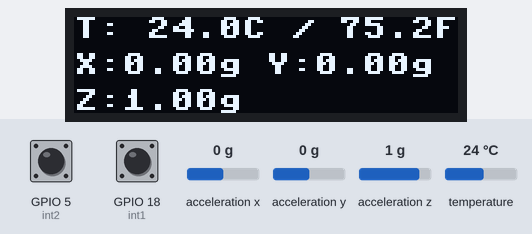
The program below on a simulated ESP32 board running MicroPython. Shown: 128×32 one-colour display. The test bench sets the inputs (shaded band); at power-on: acceleration x 0 g, temperature 24 °C, acceleration y 0 g, acceleration z 1 g, GPIO 5 (int2) HIGH, GPIO 18 (int1) HIGH. Library files of the repository ran but are not shown: ssd1306.py; what the program prints to the serial console is not drawn.

Above: at 1.2 s.
1.3 s: acceleration x set to -1.4 g
At 3.0 s:
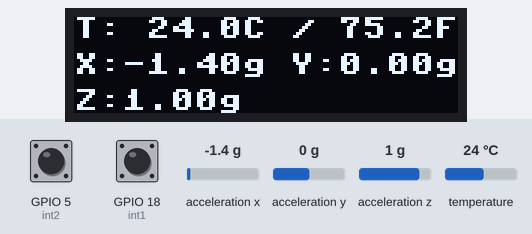
3.3 s: temperature set to 12 °C
At 5.4 s:
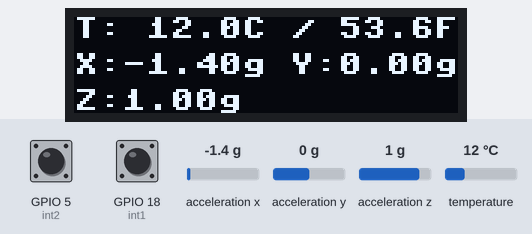
6.2 s: acceleration y set to -1.4 g
At 7.6 s:
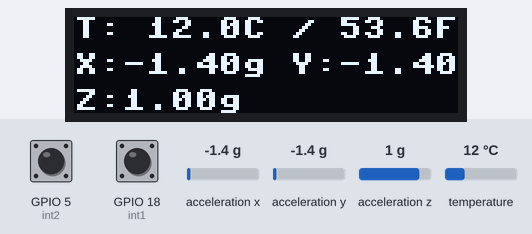
8.1 s: acceleration z set to -1.4 g
At 9.8 s:
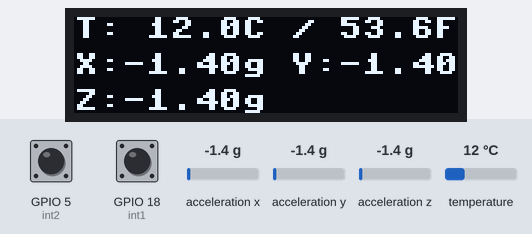
10.1 s: temperature set to 19 °C
At 11.9 s:
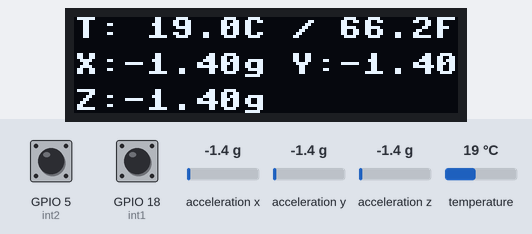
Timing chart, 0 to 13.4 s (numbered marks = the images above; inputs shaded):
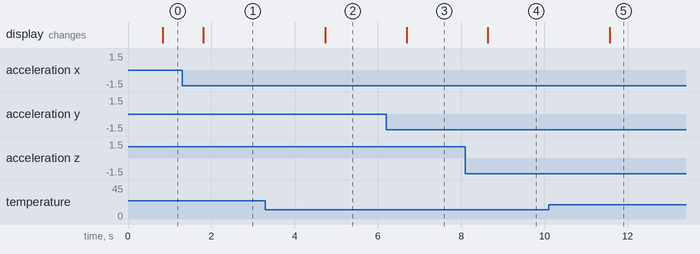

The program:

telemetry.py
```python
from machine import Pin, I2C
import time
import math
import onewire
import ds18x20
import ssd1306

# ========== OLED SETUP ==========
OLED_WIDTH  = 128
OLED_HEIGHT = 32
SDA_PIN  = 21
SCL_PIN  = 22

i2c = I2C(0, scl=Pin(SCL_PIN), sda=Pin(SDA_PIN), freq=400_000)
devices = i2c.scan()
print("I2C scan:", devices)

if 0x3C not in devices:
    print("ERROR: OLED not found!")
else:
    print("OLED detected at 0x3C")

oled = ssd1306.SSD1306_I2C(OLED_WIDTH, OLED_HEIGHT, i2c)

# Clear screen safely
def oled_print(lines):
    oled.fill(0)
    y = 0
    for line in lines:
        oled.text(line, 0, y)
        y += 12
    oled.show()


# ========== DS18B20 SETUP ==========
TEMP_PIN = 19
ow = onewire.OneWire(Pin(TEMP_PIN))
ds = ds18x20.DS18X20(ow)
roms = ds.scan()
print("DS18B20 ROMs:", roms)

if not roms:
    raise RuntimeError("No DS18B20 temperature sensors found!")


# ========== ADXL345 CONSTANTS ==========
ADXL345_ADDR = 0x53
REG_DEVID       = 0x00
REG_BW_RATE     = 0x2C
REG_POWER_CTL   = 0x2D
REG_DATA_FORMAT = 0x31
REG_DATAX0      = 0x32
REG_INT_ENABLE  = 0x2E
REG_INT_MAP     = 0x2F
REG_INT_SOURCE  = 0x30


# ========== ADXL345 DRIVER ==========
class ADXL345:
    def __init__(self, i2c, addr=ADXL345_ADDR):
        self.i2c = i2c
        self.addr = addr

        devid = self.read_reg(REG_DEVID)
        print("ADXL345 DEVID: 0x{:02X}".format(devid))
        if devid != 0xE5:
            print("WARNING: ADXL345 not detected")

        self.write_reg(REG_BW_RATE, 0x0A)        # 100 Hz
        self.write_reg(REG_DATA_FORMAT, 0x08)    # FULL_RES, ±2g
        self.write_reg(REG_POWER_CTL, 0x08)      # Measure mode

        print("ADXL345 ready.\n")

    def write_reg(self, reg, value):
        self.i2c.writeto_mem(self.addr, reg, bytes([value]))

    def read_reg(self, reg):
        return int.from_bytes(self.i2c.readfrom_mem(self.addr, reg, 1), "little")

    def read_xyz_raw(self):
        data = self.i2c.readfrom_mem(self.addr, REG_DATAX0, 6)

        def s16(lo, hi):
            v = lo | (hi << 8)
            return v - 65536 if v & 0x8000 else v

        x = s16(data[0], data[1])
        y = s16(data[2], data[3])
        z = s16(data[4], data[5])
        return x, y, z

    def read_xyz_g(self):
        x, y, z = self.read_xyz_raw()
        scale = 0.0039
        return x * scale, y * scale, z * scale

    def compute_angles(self):
        x, y, z = self.read_xyz_g()
        norm = math.sqrt(x*x + y*y + z*z)
        if norm == 0:
            return 0, 0, 0

        roll  = math.atan2(y, z)
        pitch = math.atan2(-x, math.sqrt(y*y + z*z))
        tilt  = math.acos(z / norm)
        return math.degrees(roll), math.degrees(pitch), math.degrees(tilt)


# ========== ACCELEROMETER & INTERRUPTS ==========
INT1_PIN = 18
INT2_PIN = 5  # <— safer, since DS18B20 uses 19

int1 = Pin(INT1_PIN, Pin.IN, Pin.PULL_UP)
int2 = Pin(INT2_PIN, Pin.IN, Pin.PULL_UP)

def int1_handler(pin):
    print("[INT1] Accelerometer interrupt!")

def int2_handler(pin):
    print("[INT2] Accelerometer interrupt!")

int1.irq(trigger=Pin.IRQ_FALLING, handler=int1_handler)
int2.irq(trigger=Pin.IRQ_FALLING, handler=int2_handler)

adxl = ADXL345(i2c)


# ========== MAIN LOOP ==========
while True:
    # --- Temperature ---
    ds.convert_temp()
    time.sleep_ms(750)

    try:
        temp_c = ds.read_temp(roms[0])
        temp_f = temp_c * 9/5 + 32
    except:
        temp_c = None
        temp_f = None

    # --- Accelerometer ---
    xg, yg, zg = adxl.read_xyz_g()
    roll, pitch, tilt = adxl.compute_angles()

    # SERIAL PRINT
    print("\n=== SENSOR DATA ===")
    print("Temp: {:.2f}C  {:.2f}F".format(temp_c, temp_f))
    print("Acc: X={:.2f}g  Y={:.2f}g  Z={:.2f}g".format(xg, yg, zg))
    print("Angles: Roll={:.1f}° Pitch={:.1f}° Tilt={:.1f}°".format(
        roll, pitch, tilt
    ))

    # OLED DISPLAY
    oled_print([
        "T: {:.1f}C / {:.1f}F".format(temp_c, temp_f),
        "X:{:.2f}g Y:{:.2f}g".format(xg, yg),
        "Z:{:.2f}g".format(zg),
        "R:{:.1f} P:{:.1f}".format(roll, pitch),
        "Tilt:{:.1f}deg".format(tilt)
    ])

    time.sleep(0.2)
```

Measured:
- after the input at 1.3 s, the display: changes after 0.51 s (image 1)
- after the input at 3.3 s, the display: changes after 1.4 s (image 2)
- after the input at 6.2 s, the display: changes after 0.49 s (image 3)
- after the input at 8.1 s, the display: changes after 0.54 s (image 4)
- after the input at 10.1 s, the display: changes after 1.5 s (image 5)
